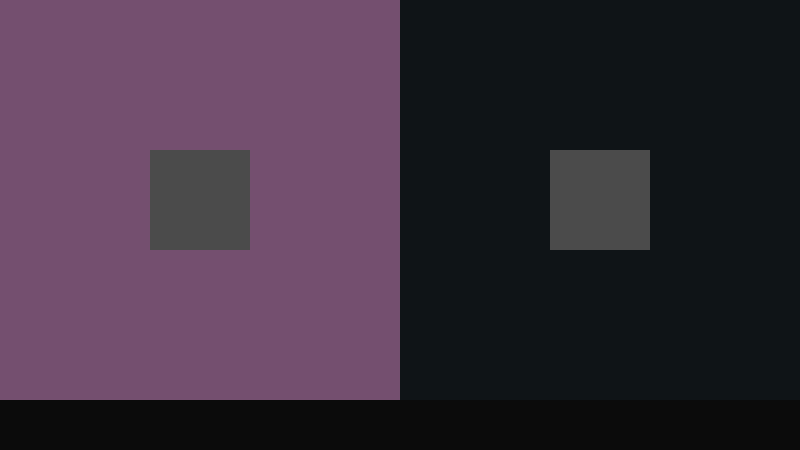
Frame 1 (no input)
Frame 60 (the mouse pressed at the canvas centre just before this capture): identical to frame 1, image omitted
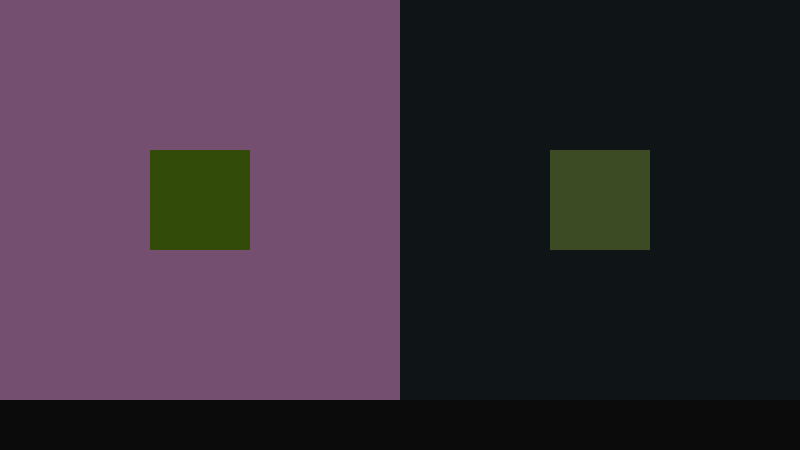
Frame 120 (the mouse held since frame 60 and released just before this capture)

The Processing sketch that drew these frames (run headless with seeded random() and noise(); from frame 60 on, the mouse is pressed at the canvas centre):

// Processing sketch: albers_colorSquares
// ── albers_colorSquares.pde
// Filename: albers_colorSquares.pde
// Author: m-ezekiel
// Date: May 12, 2016
// Interactive relative color demo


int rMode = ceil(random(3));
int rHue = floor(random(400));
int rSat = floor(random(50, 400));
int rBright = floor(random(50, 400));


// ******************************************
// Setup background, and primary color boxes.
// ******************************************

void setup() {
	size(800, 450);	 
	colorMode(HSB, height, height, height);
	background(0, 0, 20);			// bgColor 

	rectMode(CENTER);
	textAlign(RIGHT);

	noStroke();
	smooth();

	// Left outer square
	int leftCol = floor(random(height));
	int leftSat = floor(random(height));
	int leftBright = floor(random(height));
	fill(leftCol, leftSat, leftBright);
	rect(width/2 - 200, height/2 - 25, 400, 400);

	// Right outer square
	int rightCol = floor(random(height));
	int rightSat = floor(random(height));
	int rightBright = floor(random(height));
	fill(rightCol, rightSat, rightBright);
	rect(width/2 + 200, height/2 - 25, 400, 400);
}

void draw() {

	if (rMode == 1) {				// rMode == 1: colorHue

		// Left box
		fill(mouseX, rSat, rBright);
		rect(width/2 - 200, height/2 - 25, 100, 100);

		// Right box
		fill(mouseY, rSat, rBright);
		rect(width/2 + 200, height/2 - 25, 100, 100);
	}

	if (rMode == 2) {				// rMode == 2: colorSaturation

		// Left box
		fill(rHue, mouseX, rBright);
		rect(width/2 - 200, height/2 - 25, 100, 100);

		// Right box
		fill(rHue, mouseY, rBright);
		rect(width/2 + 200, height/2 - 25, 100, 100);
	}

	if (rMode == 3) {				// rMode == 3: colorBrightness
		
		// Left box
		fill(rHue, rSat, mouseX);
		rect(width/2 - 200, height/2 - 25, 100, 100);

		// Right box
		fill(rHue, rSat, mouseY);
		rect(width/2 + 200, height/2 - 25, 100, 100);
	}

	println(mouseX, mouseY);		// Console output for debugging
	println("rMode: "+ rMode);
	println("rHue: "+ rHue);
	println("rSat: "+ rSat);
	println("rBright: "+ rBright);
} 

void mouseClicked() {
	fill(0, 0, 20);					// col = bgColor
	rect(width/2, 425, 800, 50);	// Redraw bg to clear old text

	if (rMode == 1) {				// Compare color squares
		fill(mouseX, rSat, rBright);
		rect(375, 425, 50, 50);
		fill(mouseY, rSat, rBright);
		rect(425, 425, 50, 50);
	} else if (rMode == 2) {
		fill(rHue, mouseX, rBright);
		rect(375, 425, 50, 50);
		fill(rHue, mouseY, rBright);
		rect(425, 425, 50, 50);
	} else if (rMode == 3) {
		fill(rHue, rSat, mouseX);
		rect(375, 425, 50, 50);
		fill(rHue, rSat, mouseY);
		rect(425, 425, 50, 50);
	}

}
